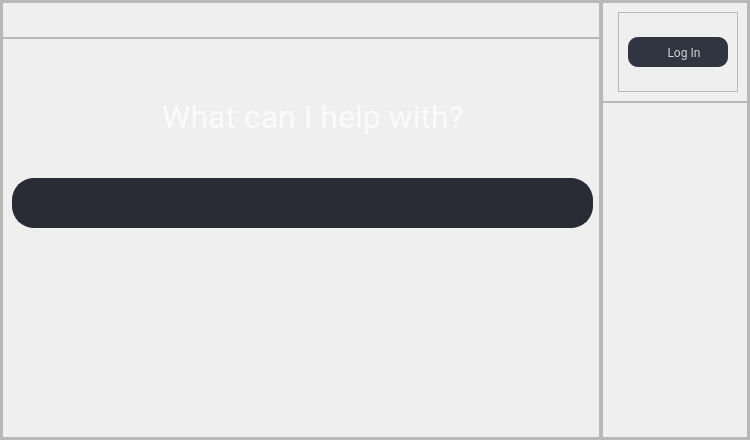
               <widget class="QWidget" name="new_chat_page">
                <property name="enabled">
                 <bool>true</bool>
                </property>
                <layout class="QVBoxLayout" name="verticalLayout_5">
                 <property name="spacing">
                  <number>0</number>
                 </property>
                 <property name="leftMargin">
                  <number>0</number>
                 </property>
                 <property name="topMargin">
                  <number>0</number>
                 </property>
                 <property name="rightMargin">
                  <number>0</number>
                 </property>
                 <property name="bottomMargin">
                  <number>0</number>
                 </property>
                 <item>
                  <widget class="QFrame" name="frame_8">
                   <property name="frameShape">
                    <enum>QFrame::Shape::StyledPanel</enum>
                   </property>
                   <property name="frameShadow">
                    <enum>QFrame::Shadow::Raised</enum>
                   </property>
                   <layout class="QHBoxLayout" name="horizontalLayout_7">
                    <property name="spacing">
                     <number>0</number>
                    </property>
                    <property name="leftMargin">
                     <number>0</number>
                    </property>
                    <property name="topMargin">
                     <number>0</number>
                    </property>
                    <property name="rightMargin">
                     <number>0</number>
                    </property>
                    <property name="bottomMargin">
                     <number>0</number>
                    </property>
                    <item>
                     <widget class="QFrame" name="frame_11">
                      <property name="frameShape">
                       <enum>QFrame::Shape::StyledPanel</enum>
                      </property>
                      <property name="frameShadow">
                       <enum>QFrame::Shadow::Raised</enum>
                      </property>
                     </widget>
                    </item>
                    <item>
                     <widget class="QFrame" name="frame_9">
                      <property name="minimumSize">
                       <size>
                        <width>600</width>
                        <height>0</height>
                       </size>
                      </property>
                      <property name="maximumSize">
                       <size>
                        <width>600</width>
                        <height>16777215</height>
                       </size>
                      </property>
                      <property name="font">
                       <font>
                        <family>MingLiU_HKSCS-ExtB</family>
                       </font>
                      </property>
                      <property name="frameShape">
                       <enum>QFrame::Shape::StyledPanel</enum>
                      </property>
                      <property name="frameShadow">
                       <enum>QFrame::Shadow::Raised</enum>
                      </property>
                      <layout class="QVBoxLayout" name="verticalLayout_6">
                       <property name="spacing">
                        <number>0</number>
                       </property>
                       <property name="leftMargin">
                        <number>0</number>
                       </property>
                       <property name="topMargin">
                        <number>0</number>
                       </property>
                       <property name="rightMargin">
                        <number>0</number>
                       </property>
                       <property name="bottomMargin">
                        <number>0</number>
                       </property>
                       <item>
                        <widget class="QFrame" name="frame_12">
                         <property name="frameShape">
                          <enum>QFrame::Shape::StyledPanel</enum>
                         </property>
                         <property name="frameShadow">
                          <enum>QFrame::Shadow::Raised</enum>
                         </property>
                         <layout class="QHBoxLayout" name="horizontalLayout_8">
                          <item>
                           <widget class="QLabel" name="label">
                            <property name="styleSheet">
                             <string notr="true">background:none;
border:none;</string>
                            </property>
                            <property name="text">
                             <string/>
                            </property>
                            <property name="pixmap">
                             <pixmap>C:/Users/san76/.designer/backup/Reqs/protected.png</pixmap>
                            </property>
                            <property name="alignment">
                             <set>Qt::AlignmentFlag::AlignBottom|Qt::AlignmentFlag::AlignHCenter</set>
                            </property>
                           </widget>
                          </item>
                         </layout>
                        </widget>
                       </item>
                       <item>
                        <widget class="QFrame" name="frame_13">
                         <property name="minimumSize">
                          <size>
                           <width>0</width>
                           <height>400</height>
                          </size>
                         </property>
                         <property name="layoutDirection">
                          <enum>Qt::LayoutDirection::LeftToRight</enum>
                         </property>
                         <property name="frameShape">
                          <enum>QFrame::Shape::StyledPanel</enum>
                         </property>
                         <property name="frameShadow">
                          <enum>QFrame::Shadow::Raised</enum>
                         </property>
                         <widget class="QLabel" name="labelProtection">
                          <property name="geometry">
                           <rect>
                            <x>120</x>
                            <y>60</y>
                            <width>382</width>
                            <height>54</height>
                           </rect>
                          </property>
                          <property name="maximumSize">
                           <size>
                            <width>16777215</width>
                            <height>80</height>
                           </size>
                          </property>
                          <property name="font">
                           <font>
                            <family>Roboto</family>
                            <pointsize>30</pointsize>
                           </font>
                          </property>
                          <property name="styleSheet">
                           <string notr="true">background:none;
border:none;
color:rgba(255, 255, 255, 180);</string>
                          </property>
                          <property name="text">
                           <string>&lt;!DOCTYPE HTML PUBLIC &quot;-//W3C//DTD HTML 4.0//EN&quot; &quot;http://www.w3.org/TR/REC-html40/strict.dtd&quot;&gt;
&lt;html&gt;&lt;head&gt;&lt;meta name=&quot;qrichtext&quot; content=&quot;1&quot; /&gt;&lt;style type=&quot;text/css&quot;&gt;
p, li { white-space: pre-wrap; }
&lt;/style&gt;&lt;/head&gt;&lt;body style=&quot; font-family:'Roboto'; font-size:30pt; font-weight:400; font-style:normal;&quot;&gt;
&lt;p align=&quot;center&quot; style=&quot; margin-top:12px; margin-bottom:12px; margin-left:0px; margin-right:0px; -qt-block-indent:0; text-indent:0px;&quot;&gt;&lt;span style=&quot; font-family:'ui-sans-serif','-apple-system','system-ui','Segoe UI','Helvetica','Apple Color Emoji','Arial','sans-serif','Segoe UI Emoji','Segoe UI Symbol'; font-size:24pt;&quot;&gt;What can I help with?&lt;/span&gt;&lt;/p&gt;&lt;/body&gt;&lt;/html&gt;</string>
                          </property>
                          <property name="alignment">
                           <set>Qt::AlignmentFlag::AlignLeading|Qt::AlignmentFlag::AlignLeft|Qt::AlignmentFlag::AlignTop</set>
                          </property>
                         </widget>
                         <widget class="StickyButton" name="searchButton">
                          <property name="geometry">
                           <rect>
                            <x>642</x>
                            <y>141</y>
                            <width>45</width>
                            <height>45</height>
                           </rect>
                          </property>
                          <property name="sizePolicy">
                           <sizepolicy hsizetype="Fixed" vsizetype="Fixed">
                            <horstretch>0</horstretch>
                            <verstretch>0</verstretch>
                           </sizepolicy>
                          </property>
                          <property name="minimumSize">
                           <size>
                            <width>45</width>
                            <height>45</height>
                           </size>
                          </property>
                          <property name="maximumSize">
                           <size>
                            <width>45</width>
                            <height>45</height>
                           </size>
                          </property>
                          <property name="font">
                           <font>
                            <family>Noto Sans Medium</family>
                            <pointsize>10</pointsize>
                           </font>
                          </property>
                          <property name="cursor">
                           <cursorShape>PointingHandCursor</cursorShape>
                          </property>
                          <property name="styleSheet">
                           <string notr="true">QPushButton{
	background:none;
	border:none;
	color:rgba(255, 255, 255, 180);
	background-color: rgb(41, 44, 53);
	border-radius: 21px ;
	margin-top:3px;
}
QPushButton:hover{
	background-color: rgb(45, 48, 58);
}</string>
                          </property>
                          <property name="text">
                           <string/>
                          </property>
                          <property name="icon">
                           <iconset>
                            <normaloff>../Reqs/search.png</normaloff>../Reqs/search.png</iconset>
                          </property>
                          <property name="iconSize">
                           <size>
                            <width>27</width>
                            <height>27</height>
                           </size>
                          </property>
                         </widget>
                         <widget class="StickyButton" name="addButton">
                          <property name="geometry">
                           <rect>
                            <x>12</x>
                            <y>140</y>
                            <width>51</width>
                            <height>45</height>
                           </rect>
                          </property>
                          <property name="minimumSize">
                           <size>
                            <width>0</width>
                            <height>45</height>
                           </size>
                          </property>
                          <property name="maximumSize">
                           <size>
                            <width>160</width>
                            <height>16777215</height>
                           </size>
                          </property>
                          <property name="font">
                           <font>
                            <family>Noto Sans Medium</family>
                            <pointsize>10</pointsize>
                           </font>
                          </property>
                          <property name="cursor">
                           <cursorShape>PointingHandCursor</cursorShape>
                          </property>
                          <property name="styleSheet">
                           <string notr="true">QPushButton{
	background:none;
	border:none;
	color:rgba(255, 255, 255, 180);
	border-radius: 21px ;
	margin-top:3px;
}
QPushButton:hover{
	background-color: rgb(45, 48, 58);
}</string>
                          </property>
                          <property name="text">
                           <string/>
                          </property>
                          <property name="icon">
                           <iconset>
                            <normaloff>../Reqs/add_icon.png</normaloff>../Reqs/add_icon.png</iconset>
                          </property>
                          <property name="iconSize">
                           <size>
                            <width>22</width>
                            <height>22</height>
                           </size>
                          </property>
                         </widget>
                         <widget class="AutoGrowTextEdit" name="text_prompt">
                          <property name="enabled">
                           <bool>true</bool>
                          </property>
                          <property name="geometry">
                           <rect>
                            <x>10</x>
                            <y>140</y>
                            <width>581</width>
                            <height>50</height>
                           </rect>
                          </property>
                          <property name="sizePolicy">
                           <sizepolicy hsizetype="Expanding" vsizetype="Expanding">
                            <horstretch>0</horstretch>
                            <verstretch>0</verstretch>
                           </sizepolicy>
                          </property>
                          <property name="minimumSize">
                           <size>
                            <width>0</width>
                            <height>50</height>
                           </size>
                          </property>
                          <property name="maximumSize">
                           <size>
                            <width>16777215</width>
                            <height>50</height>
                           </size>
                          </property>
                          <property name="sizeIncrement">
                           <size>
                            <width>0</width>
                            <height>0</height>
                           </size>
                          </property>
                          <property name="baseSize">
                           <size>
                            <width>0</width>
                            <height>0</height>
                           </size>
                          </property>
                          <property name="font">
                           <font>
                            <family>Roboto</family>
                            <pointsize>10</pointsize>
                           </font>
                          </property>
                          <property name="styleSheet">
                           <string notr="true">QTextEdit{
 	border:2px solid rgb(41, 44, 53);
    border-radius:22px;
	background-color: rgb(41, 44, 53);
    color:rgba(255, 	255, 255, 210);
    padding-left:20px;
	padding-top:10px;
	padding-right:15px;
	padding-bottom:45px;
}

QTextEdit:hover{
	border:2px solid rgb(220, 0, 220);
}

QTextEdit:focus{
	border:2px solid rgb(85,170,255);
}</string>
                          </property>
                          <property name="frameShape">
                           <enum>QFrame::Shape::StyledPanel</enum>
                          </property>
                          <property name="frameShadow">
                           <enum>QFrame::Shadow::Plain</enum>
                          </property>
                          <property name="sizeAdjustPolicy">
                           <enum>QAbstractScrollArea::SizeAdjustPolicy::AdjustToContents</enum>
                          </property>
                          <property name="html">
                           <string>&lt;!DOCTYPE HTML PUBLIC &quot;-//W3C//DTD HTML 4.0//EN&quot; &quot;http://www.w3.org/TR/REC-html40/strict.dtd&quot;&gt;
&lt;html&gt;&lt;head&gt;&lt;meta name=&quot;qrichtext&quot; content=&quot;1&quot; /&gt;&lt;meta charset=&quot;utf-8&quot; /&gt;&lt;style type=&quot;text/css&quot;&gt;
p, li { white-space: pre-wrap; }
hr { height: 1px; border-width: 0; }
li.unchecked::marker { content: &quot;\2610&quot;; }
li.checked::marker { content: &quot;\2612&quot;; }
&lt;/style&gt;&lt;/head&gt;&lt;body style=&quot; font-family:'Roboto'; font-size:10pt; font-weight:400; font-style:normal;&quot;&gt;
&lt;p style=&quot;-qt-paragraph-type:empty; margin-top:0px; margin-bottom:0px; margin-left:0px; margin-right:0px; -qt-block-indent:0; text-indent:0px; font-family:'MS Shell Dlg 2'; font-size:7.8pt;&quot;&gt;&lt;br /&gt;&lt;/p&gt;&lt;/body&gt;&lt;/html&gt;</string>
                          </property>
                          <property name="placeholderText">
                           <string>Ask Anything</string>
                          </property>
                         </widget>
                         <zorder>text_prompt</zorder>
                         <zorder>labelProtection</zorder>
                         <zorder>searchButton</zorder>
                         <zorder>addButton</zorder>
                        </widget>
                       </item>
                       <item>
                        <widget class="QFrame" name="frame_14">
                         <property name="frameShape">
                          <enum>QFrame::Shape::StyledPanel</enum>
                         </property>
                         <property name="frameShadow">
                          <enum>QFrame::Shadow::Raised</enum>
                         </property>
                        </widget>
                       </item>
                      </layout>
                     </widget>
                    </item>
                    <item>
                     <widget class="QFrame" name="frame_10">
                      <property name="frameShape">
                       <enum>QFrame::Shape::StyledPanel</enum>
                      </property>
                      <property name="frameShadow">
                       <enum>QFrame::Shadow::Raised</enum>
                      </property>
                      <layout class="QVBoxLayout" name="verticalLayout_11">
                       <property name="spacing">
                        <number>0</number>
                       </property>
                       <property name="leftMargin">
                        <number>0</number>
                       </property>
                       <property name="topMargin">
                        <number>0</number>
                       </property>
                       <property name="rightMargin">
                        <number>0</number>
                       </property>
                       <property name="bottomMargin">
                        <number>0</number>
                       </property>
                       <item>
                        <widget class="QFrame" name="frame_21">
                         <property name="maximumSize">
                          <size>
                           <width>16777215</width>
                           <height>100</height>
                          </size>
                         </property>
                         <property name="frameShape">
                          <enum>QFrame::Shape::StyledPanel</enum>
                         </property>
                         <property name="frameShadow">
                          <enum>QFrame::Shadow::Raised</enum>
                         </property>
                         <layout class="QHBoxLayout" name="horizontalLayout_16">
                          <item>
                           <widget class="QFrame" name="frame_23">
                            <property name="frameShape">
                             <enum>QFrame::Shape::StyledPanel</enum>
                            </property>
                            <property name="frameShadow">
                             <enum>QFrame::Shadow::Raised</enum>
                            </property>
                           </widget>
                          </item>
                          <item>
                           <widget class="QFrame" name="frame_24">
                            <property name="minimumSize">
                             <size>
                              <width>120</width>
                              <height>40</height>
                             </size>
                            </property>
                            <property name="maximumSize">
                             <size>
                              <width>160</width>
                              <height>16777215</height>
                             </size>
                            </property>
                            <property name="frameShape">
                             <enum>QFrame::Shape::StyledPanel</enum>
                            </property>
                            <property name="frameShadow">
                             <enum>QFrame::Shadow::Raised</enum>
                            </property>
                            <layout class="QHBoxLayout" name="horizontalLayout_17">
                             <item>
                              <widget class="QPushButton" name="login_button">
                               <property name="maximumSize">
                                <size>
                                 <width>16777215</width>
                                 <height>30</height>
                                </size>
                               </property>
                               <property name="font">
                                <font>
                                 <family>Roboto</family>
                                </font>
                               </property>
                               <property name="cursor">
                                <cursorShape>PointingHandCursor</cursorShape>
                               </property>
                               <property name="toolTip">
                                <string>Not logged in!</string>
                               </property>
                               <property name="styleSheet">
                                <string notr="true">QPushButton{
	color: rgba(255, 255, 255, 200);
	background-color: rgb(48, 53, 65);
	
	border-radius:10px;
}
QPushButton:hover{
	color:rgb(85, 170, 255);
	background-color:rgb(52, 57, 70)
}</string>
                               </property>
                               <property name="text">
                                <string>    Log In</string>
                               </property>
                               <property name="icon">
                                <iconset>
                                 <normaloff>../Reqs/user.png</normaloff>../Reqs/user.png</iconset>
                               </property>
                               <property name="iconSize">
                                <size>
                                 <width>20</width>
                                 <height>20</height>
                                </size>
                               </property>
                              </widget>
                             </item>
                            </layout>
                           </widget>
                          </item>
                         </layout>
                        </widget>
                       </item>
                       <item>
                        <widget class="QFrame" name="frame_22">
                         <property name="frameShape">
                          <enum>QFrame::Shape::StyledPanel</enum>
                         </property>
                         <property name="frameShadow">
                          <enum>QFrame::Shadow::Raised</enum>
                         </property>
                        </widget>
                       </item>
                      </layout>
                     </widget>
                    </item>
                   </layout>
                  </widget>
                 </item>
                </layout>
               </widget>
